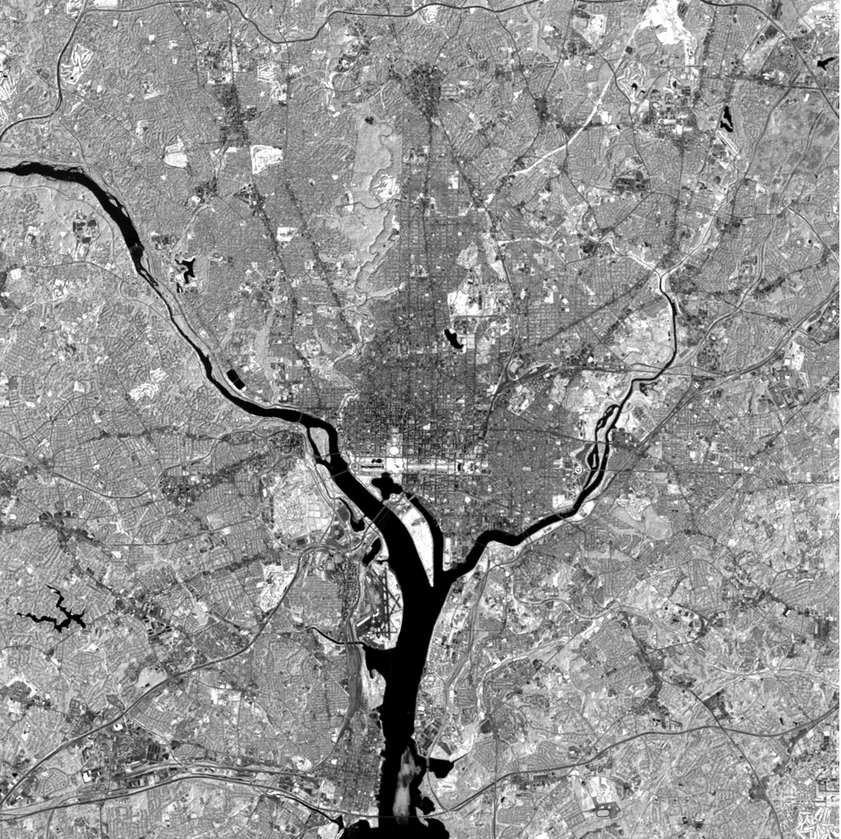
#> input picture hw2/sample_images/Fig0627(d)(WashingtonDC Band4).tiff, 841 x 839 px, shrunk from 1026 x 1024 before the run, found by its file name
$ python 6_17_a.py
#> lines starting #> are read from the running program, lines starting #| are printed output that depends on the picture; after the words box and inside, x2 and y2 are one past the last pixel; in counts of white or black regions, pixels touching at a corner belong together
from PIL import Image
import matplotlib.pyplot as plt
import matplotlib.image as mpimg
import numpy as np

# Setting the input and output files.
IN_FILE = 'hw2/sample_images/Fig0627(d)(WashingtonDC Band4).tiff'
OUT_FILE = 'hw2/sample_images/Fig0627_out.png'

# Loading the image, storing width and height into constants
# Load image, store width and height into constants
pillow_img = Image.open(IN_FILE)
#> pillow_img is the input picture: PIL image 841x839 L; min 0, max 255, mean 146.4
IMG_W, IMG_H = pillow_img.size
#> IMG_W = 841; IMG_H = 839
img = np.array(pillow_img)

threshold_img = np.zeros((IMG_H, IMG_W), dtype=int)
for i in range(IMG_H):
    for j in range(IMG_W):
        if (img[i,j] > 50):
            threshold_img[i, j] = 255
        else:
            threshold_img[i, j] = 0
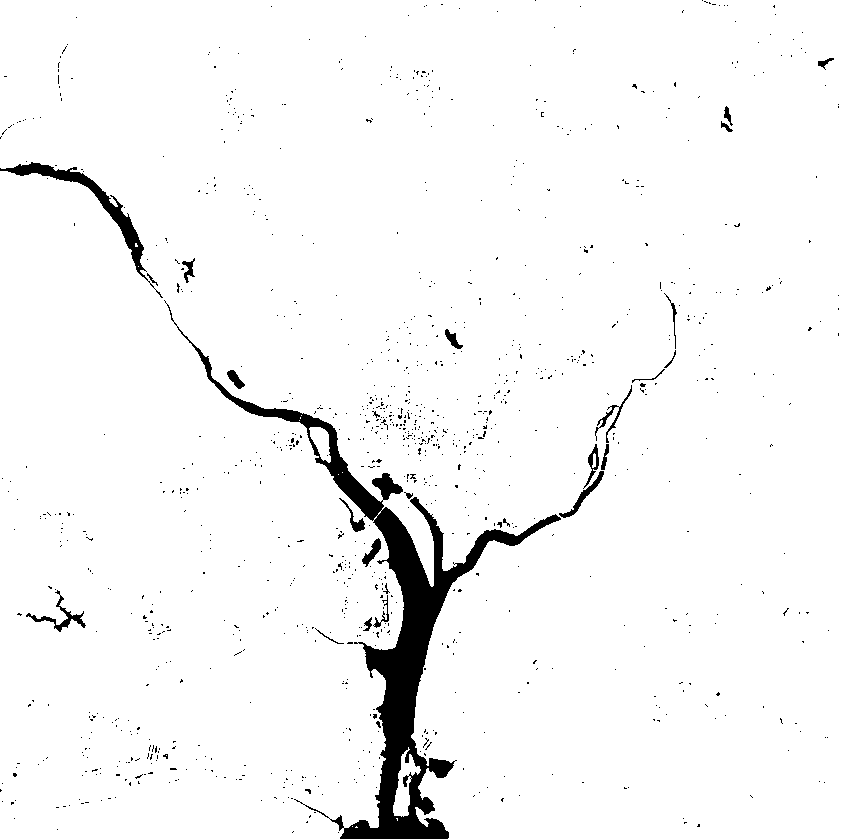
#> threshold_img: shape (839, 841) int64; 96.3% white; 1083 black regions (1056 under 20 px), largest, box (x1, y1, x2, y2) and area: (164, 300, 561, 839) 18536, (0, 162, 163, 298) 2021, (26, 590, 86, 632) 417

# Saving the threshold image as .jpg
output_file = Image.fromarray(np.uint8(threshold_img.reshape((IMG_H, IMG_W))))
output_file.save(OUT_FILE)
